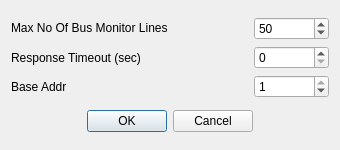
<?xml version="1.0" encoding="UTF-8"?>
<ui version="4.0">
 <class>Settings</class>
 <widget class="QDialog" name="Settings">
  <property name="geometry">
   <rect>
    <x>0</x>
    <y>0</y>
    <width>340</width>
    <height>150</height>
   </rect>
  </property>
  <property name="sizePolicy">
   <sizepolicy hsizetype="Maximum" vsizetype="Maximum">
    <horstretch>0</horstretch>
    <verstretch>0</verstretch>
   </sizepolicy>
  </property>
  <property name="minimumSize">
   <size>
    <width>220</width>
    <height>100</height>
   </size>
  </property>
  <property name="maximumSize">
   <size>
    <width>340</width>
    <height>152</height>
   </size>
  </property>
  <property name="windowTitle">
   <string>Settings</string>
  </property>
  <property name="windowIcon">
   <iconset resource="../icons/icons.qrc">
    <normaloff>:/icons/options-16.png</normaloff>:/icons/options-16.png</iconset>
  </property>
  <layout class="QVBoxLayout" name="verticalLayout">
   <item>
    <layout class="QGridLayout" name="gridLayout">
     <item row="0" column="1">
      <widget class="QLabel" name="lblMaxNoOfRawDataLines">
       <property name="sizePolicy">
        <sizepolicy hsizetype="Preferred" vsizetype="Fixed">
         <horstretch>0</horstretch>
         <verstretch>0</verstretch>
        </sizepolicy>
       </property>
       <property name="minimumSize">
        <size>
         <width>132</width>
         <height>0</height>
        </size>
       </property>
       <property name="maximumSize">
        <size>
         <width>16777215</width>
         <height>16777215</height>
        </size>
       </property>
       <property name="text">
        <string>Max No Of Bus Monitor Lines</string>
       </property>
       <property name="alignment">
        <set>Qt::AlignmentFlag::AlignLeading|Qt::AlignmentFlag::AlignLeft|Qt::AlignmentFlag::AlignVCenter</set>
       </property>
      </widget>
     </item>
     <item row="2" column="2">
      <widget class="QSpinBox" name="sbBaseAddr">
       <property name="maximum">
        <number>1</number>
       </property>
       <property name="value">
        <number>1</number>
       </property>
      </widget>
     </item>
     <item row="1" column="2">
      <widget class="QSpinBox" name="sbResponseTimeout">
       <property name="minimum">
        <number>0</number>
       </property>
       <property name="maximum">
        <number>20</number>
       </property>
      </widget>
     </item>
     <item row="2" column="1">
      <widget class="QLabel" name="lblBaseAddr">
       <property name="text">
        <string>Base Addr</string>
       </property>
      </widget>
     </item>
     <item row="0" column="2">
      <widget class="QSpinBox" name="sbMaxNoOfRawDataLines">
       <property name="sizePolicy">
        <sizepolicy hsizetype="Preferred" vsizetype="Fixed">
         <horstretch>0</horstretch>
         <verstretch>0</verstretch>
        </sizepolicy>
       </property>
       <property name="minimumSize">
        <size>
         <width>50</width>
         <height>0</height>
        </size>
       </property>
       <property name="maximumSize">
        <size>
         <width>75</width>
         <height>16777215</height>
        </size>
       </property>
       <property name="minimum">
        <number>1</number>
       </property>
       <property name="maximum">
        <number>500</number>
       </property>
       <property name="singleStep">
        <number>50</number>
       </property>
       <property name="value">
        <number>50</number>
       </property>
      </widget>
     </item>
     <item row="1" column="1">
      <widget class="QLabel" name="lblTimeout">
       <property name="text">
        <string>Response Timeout (sec)</string>
       </property>
       <property name="alignment">
        <set>Qt::AlignmentFlag::AlignLeading|Qt::AlignmentFlag::AlignLeft|Qt::AlignmentFlag::AlignVCenter</set>
       </property>
      </widget>
     </item>
    </layout>
   </item>
   <item>
    <widget class="QDialogButtonBox" name="buttonBox">
     <property name="orientation">
      <enum>Qt::Orientation::Horizontal</enum>
     </property>
     <property name="standardButtons">
      <set>QDialogButtonBox::StandardButton::Cancel|QDialogButtonBox::StandardButton::Ok</set>
     </property>
     <property name="centerButtons">
      <bool>true</bool>
     </property>
    </widget>
   </item>
  </layout>
 </widget>
 <resources>
  <include location="../icons/icons.qrc"/>
 </resources>
 <connections>
  <connection>
   <sender>buttonBox</sender>
   <signal>accepted()</signal>
   <receiver>Settings</receiver>
   <slot>accept()</slot>
   <hints>
    <hint type="sourcelabel">
     <x>248</x>
     <y>254</y>
    </hint>
    <hint type="destinationlabel">
     <x>157</x>
     <y>274</y>
    </hint>
   </hints>
  </connection>
  <connection>
   <sender>buttonBox</sender>
   <signal>rejected()</signal>
   <receiver>Settings</receiver>
   <slot>reject()</slot>
   <hints>
    <hint type="sourcelabel">
     <x>316</x>
     <y>260</y>
    </hint>
    <hint type="destinationlabel">
     <x>286</x>
     <y>274</y>
    </hint>
   </hints>
  </connection>
 </connections>
</ui>
